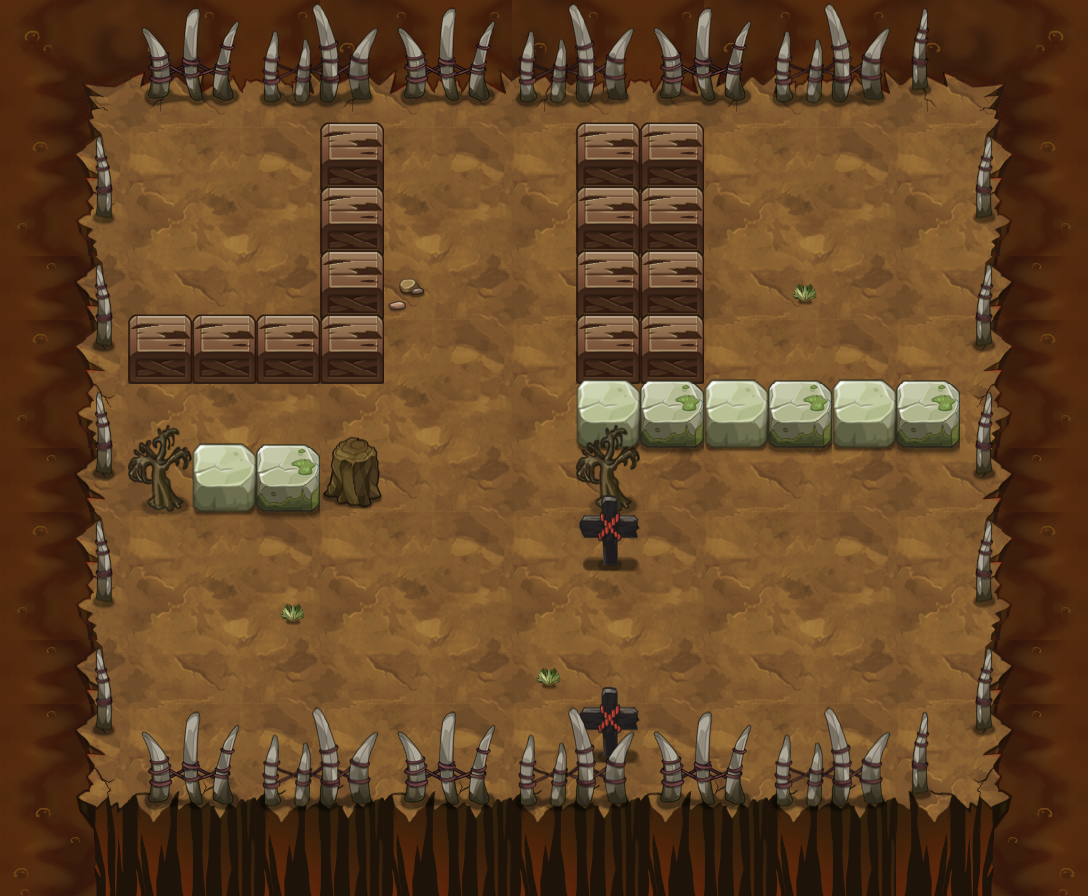

The image is a tile-based game level rendered from a .tmx file. Its description and source (layers, tilesets, objects; grid data summarised) follow:
An orthogonal 17x14 tile map with 64x64 px tiles, 14 tile layers (PASS, 块层 2, 块层 5, 块层 3, ...) and 25 objects (21x TRAP, 3x yjwy2, PLAYER).

<map version="1.0" orientation="orthogonal" width="17" height="14" tilewidth="64" tileheight="64">
 <properties>
  <property name="DESTRY1" value="25" />
  <property name="DESTRY2" value="27" />
  <property name="DESTRY_COUNT" value="2" />
  <property name="EXP" value="1025" />
  <property name="ITEM" value="D038" />
  <property name="MONEY" value="1538" />
 </properties>
 <tileset firstgid="1" name="yjbl" tilewidth="64" tileheight="64">
  <image source="yjbl-hd.png" width="900" height="1200" />
 </tileset>
 <layer name="PASS" width="17" height="14">
  <data>[238 cells, 138 non-empty, 11 distinct tile ids]</data>
 </layer>
 <layer name="块层 2" width="17" height="14">
  <data>[238 cells, 238 non-empty, 31 distinct tile ids]</data>
 </layer>
 <layer name="块层 5" width="17" height="14">
  <data>[238 cells, 10 non-empty, 3 distinct tile ids]</data>
 </layer>
 <layer name="块层 3" width="17" height="14">
  <data>[238 cells, 64 non-empty, 12 distinct tile ids]</data>
 </layer>
 <layer name="块层 6" width="17" height="14">
  <data>[238 cells, 28 non-empty, 6 distinct tile ids]</data>
 </layer>
 <layer name="SHELTER 11" width="17" height="14">
  <data>[238 cells, 13 non-empty, 5 distinct tile ids]</data>
 </layer>
 <layer name="SHELTER 10" width="17" height="14">
  <data>[238 cells, 1 non-empty, 1 distinct tile ids]</data>
 </layer>
 <layer name="SHELTER 7" width="17" height="14">
  <data>[238 cells, 1 non-empty, 1 distinct tile ids]</data>
 </layer>
 <layer name="SHELTER 6" width="17" height="14">
  <data>[238 cells, 5 non-empty, 4 distinct tile ids]</data>
 </layer>
 <layer name="SHELTER 5" width="17" height="14">
  <data>[238 cells, 6 non-empty, 2 distinct tile ids]</data>
 </layer>
 <layer name="SHELTER 4" width="17" height="14">
  <data>[238 cells, 6 non-empty, 1 distinct tile ids]</data>
 </layer>
 <layer name="SHELTER 3" width="17" height="14">
  <data>[238 cells, 3 non-empty, 1 distinct tile ids]</data>
 </layer>
 <layer name="SHELTER 2" width="17" height="14">
  <data>[238 cells, 3 non-empty, 1 distinct tile ids]</data>
 </layer>
 <layer name="SHELTER 1" width="17" height="14">
  <data>[238 cells, 3 non-empty, 1 distinct tile ids]</data>
 </layer>
 <objectgroup name="对象层 1" width="34" height="28">
  <object name="PLAYER" type="PLAYER" x="896" y="256" width="64" height="64" />
  <object name="yjwy2" x="192" y="192" width="64" height="64">
   <properties>
    <property name="lua_ai" value="monster_yjwy_ai" />
    <property name="quality" value="yjwy2.quality" />
   </properties>
  </object>
  <object name="yjwy2" x="704" y="512" width="64" height="64">
   <properties>
    <property name="lua_ai" value="monster_yjwy_ai" />
    <property name="quality" value="yjwy2.quality" />
   </properties>
  </object>
  <object name="yjwy2" x="832" y="640" width="64" height="64">
   <properties>
    <property name="lua_ai" value="monster_yjwy_ai" />
    <property name="quality" value="yjwy2.quality" />
   </properties>
  </object>
  <object name="liusha" type="TRAP" x="768" y="576" width="64" height="64">
   <properties>
    <property name="lua_ai" value="trap_mire_ai" />
    <property name="trap_ani" value="liusha.actor" />
    <property name="trap_floor" value="true" />
    <property name="trap_sh" value="1" />
    <property name="trap_sw" value="1" />
   </properties>
  </object>
  <object name="block_control1" type="TRAP" x="128" y="128" width="64" height="64">
   <properties>
    <property name="trap_ani" value="switch.actor" />
    <property name="trap_floor" value="true" />
    <property name="trap_id" value="0" />
    <property name="trap_script" value="trap(&quot;block_control1&quot;):setOpened(false);trap(&quot;block1&quot;):setOpened(false)" />
    <property name="trap_sound_id" value="2" />
    <property name="trap_start_mode" value="0" />
    <property name="trap_state" value="open" />
   </properties>
  </object>
  <object name="block1" type="TRAP" x="576" y="640" width="64" height="64">
   <properties>
    <property name="trap_ani" value="blok2.actor" />
    <property name="trap_blok" value="true" />
    <property name="trap_id" value="0" />
   </properties>
  </object>
  <object name="block_control2" type="TRAP" x="640" y="704" width="64" height="64">
   <properties>
    <property name="trap_ani" value="switch.actor" />
    <property name="trap_floor" value="true" />
    <property name="trap_id" value="0" />
    <property name="trap_script" value="trap(&quot;block_control2&quot;):setOpened(false);trap(&quot;block2&quot;):setOpened(false)" />
    <property name="trap_sound_id" value="2" />
    <property name="trap_start_mode" value="0" />
    <property name="trap_state" value="open" />
   </properties>
  </object>
  <object name="block2" type="TRAP" x="576" y="576" width="64" height="64">
   <properties>
    <property name="trap_ani" value="blok2.actor" />
    <property name="trap_blok" value="true" />
    <property name="trap_id" value="0" />
   </properties>
  </object>
  <object name="belt_right" type="TRAP" x="128" y="576" width="64" height="64">
   <properties>
    <property name="lua_ai" value="trap_belt_right_ai" />
    <property name="trap_ani" value="belt_right.actor" />
    <property name="trap_floor" value="true" />
   </properties>
  </object>
  <object name="belt_right" type="TRAP" x="192" y="576" width="64" height="64">
   <properties>
    <property name="lua_ai" value="trap_belt_right_ai" />
    <property name="trap_ani" value="belt_right.actor" />
    <property name="trap_floor" value="true" />
   </properties>
  </object>
  <object name="belt_right" type="TRAP" x="256" y="576" width="64" height="64">
   <properties>
    <property name="lua_ai" value="trap_belt_right_ai" />
    <property name="trap_ani" value="belt_right.actor" />
    <property name="trap_floor" value="true" />
   </properties>
  </object>
  <object name="belt_right" type="TRAP" x="320" y="576" width="64" height="64">
   <properties>
    <property name="lua_ai" value="trap_belt_right_ai" />
    <property name="trap_ani" value="belt_right.actor" />
    <property name="trap_floor" value="true" />
   </properties>
  </object>
  <object name="belt_right" type="TRAP" x="384" y="576" width="64" height="64">
   <properties>
    <property name="lua_ai" value="trap_belt_right_ai" />
    <property name="trap_ani" value="belt_right.actor" />
    <property name="trap_floor" value="true" />
   </properties>
  </object>
  <object name="belt_right" type="TRAP" x="448" y="576" width="64" height="64">
   <properties>
    <property name="lua_ai" value="trap_belt_right_ai" />
    <property name="trap_ani" value="belt_right.actor" />
    <property name="trap_floor" value="true" />
   </properties>
  </object>
  <object name="belt_right" type="TRAP" x="512" y="576" width="64" height="64">
   <properties>
    <property name="lua_ai" value="trap_belt_right_ai" />
    <property name="trap_ani" value="belt_right.actor" />
    <property name="trap_floor" value="true" />
   </properties>
  </object>
  <object name="belt_right" type="TRAP" x="512" y="640" width="64" height="64">
   <properties>
    <property name="lua_ai" value="trap_belt_right_ai" />
    <property name="trap_ani" value="belt_right.actor" />
    <property name="trap_floor" value="true" />
   </properties>
  </object>
  <object name="belt_right" type="TRAP" x="448" y="640" width="64" height="64">
   <properties>
    <property name="lua_ai" value="trap_belt_right_ai" />
    <property name="trap_ani" value="belt_right.actor" />
    <property name="trap_floor" value="true" />
   </properties>
  </object>
  <object name="belt_right" type="TRAP" x="256" y="640" width="64" height="64">
   <properties>
    <property name="lua_ai" value="trap_belt_right_ai" />
    <property name="trap_ani" value="belt_right.actor" />
    <property name="trap_floor" value="true" />
   </properties>
  </object>
  </objectgroup>
</map>
<!-- 6 of 25 objects omitted -->
